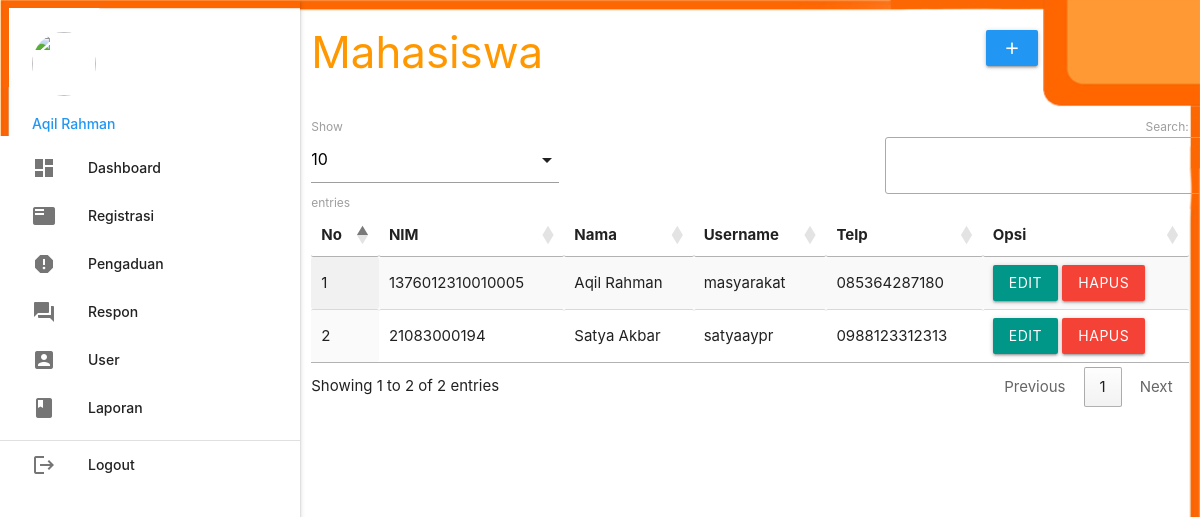
The app's page /admin/index.php?p=registrasi (signed in) with its own data.
### tables this page shows
CREATE TABLE `mahasiswa` (
  `nim` varchar(16) NOT NULL,
  `nama` varchar(35) NOT NULL,
  `username` varchar(25) NOT NULL,
  `password` varchar(255) NOT NULL,
  `telp` varchar(13) NOT NULL
);

### admin/registrasi.php (the view, shortened to what this page needs)
       <div class="row">
         <div class="col s12 m9">
           <h3 class="orange-text">Mahasiswa</h3>
         </div>
         <div class="col s12 m3">
           <div class="section"></div>
           <a class="waves-effect waves-light btn modal-trigger blue" href="#modal1"><i class="material-icons">add</i></a>
         </div>
       </div>
       <table id="example" class="display responsive-table" style="width:100%">
         <thead>
             <tr>
				<th>No</th>
				<th>NIM</th>
				<th>Nama</th>
				<th>Username</th>
				<th>Telp</th>
               	<th>Opsi</th>
             </tr>
         </thead>
         <tbody>
<?php
	$no=1;
	$query = mysqli_query($koneksi,"SELECT * FROM mahasiswa ORDER BY nim ASC");
	while ($r=mysqli_fetch_assoc($query)) { ?>
	<tr>
		<td><?php echo $no++; ?></td>
		<td><?php echo $r['nim']; ?></td>
		<td><?php echo $r['nama']; ?></td>
		<td><?php echo $r['username']; ?></td>
		<td><?php echo $r['telp']; ?></td>
		<td><a class="btn teal modal-trigger" href="#regis_edit?nim=<?php echo $r['nim'] ?>">Edit</a> <a onclick="return confirm('Anda Yakin Ingin Menghapus Y/N')" class="btn red" href="index.php?p=regis_hapus&nim=<?php echo $r['nim'] ?>">Hapus</a></td>
	</tr>
           <?php  }
            ?>
         </tbody>
       </table>

### records on screen
mahasiswa: nim "1376012310010005", nama "Aqil Rahman", username "masyarakat", telp "085364287180"
mahasiswa: nim "21083000194", nama "Satya Akbar", username "satyaaypr", telp "0988123312313"

### other values on screen
$_SESSION['data']['nama_petugas'] "Aqil Rahman"
